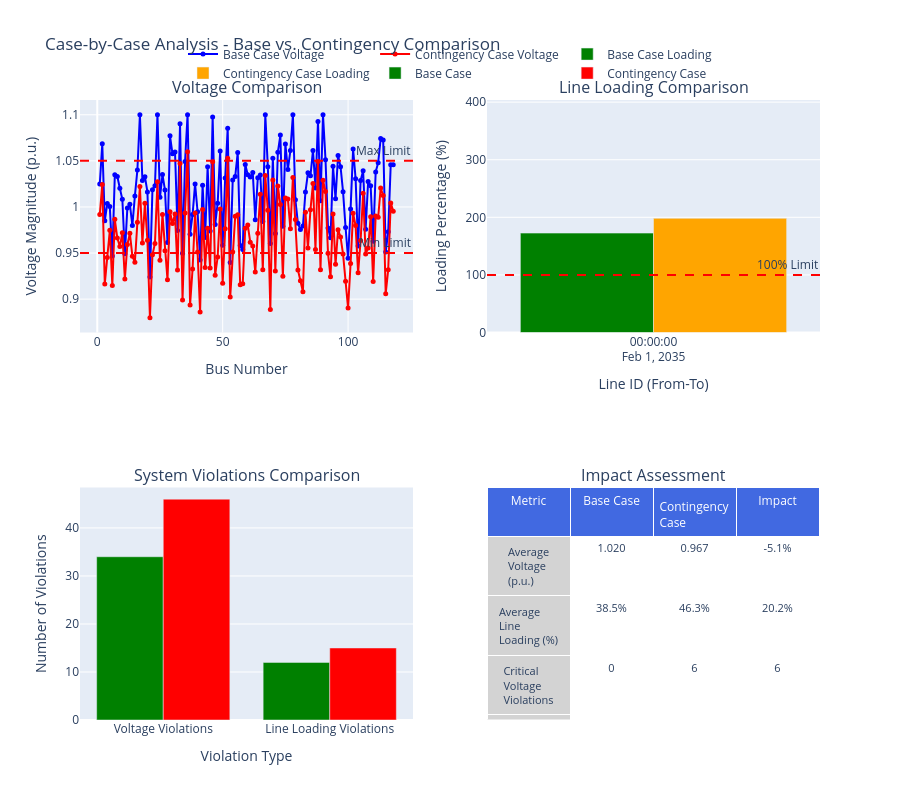

Source (notebook cell):
### Markdown cell above
## 📊 Case-by-Case Analysis Visualization

The enhanced network topology now supports case-by-case analysis, allowing you to compare different operating scenarios and contingency cases. Below is a demonstration of this capability.

### Code cell
# Case-by-Case Analysis Visualization
import plotly.graph_objects as go
from plotly.subplots import make_subplots
import pandas as pd
import numpy as np

# Create sample base case and contingency case data
print("🔄 Preparing case-by-case analysis data...")

# Base case is the data we already have
base_case_buses = buses_df.copy()
base_case_branches = branches_df.copy()

# Create a contingency case (simulate line outage and its effects)
contingency_case_buses = buses_df.copy()
contingency_case_branches = branches_df.copy()

# Simulate line outage effect on voltages (lower voltages)
contingency_case_buses['VM'] = contingency_case_buses['VM'] * np.random.uniform(0.92, 0.98, len(contingency_case_buses))

# Simulate effect on line loadings (higher loads on remaining lines)
contingency_case_branches['MVA'] = contingency_case_branches['MVA'] * np.random.uniform(1.1, 1.3, len(contingency_case_branches))

print("✅ Case data prepared:")
print(f"   • Base Case: {len(base_case_buses)} buses, {len(base_case_branches)} branches")
print(f"   • Contingency Case: {len(contingency_case_buses)} buses, {len(contingency_case_branches)} branches")

# Create case-by-case comparison visualization
def create_case_comparison_visualization(base_buses, base_branches, cont_buses, cont_branches):
    """Create comprehensive case-by-case comparison visualization"""
    
    # Create subplots for the comparison
    fig = make_subplots(
        rows=2, cols=2,
        subplot_titles=('Voltage Comparison', 'Line Loading Comparison', 
                       'System Violations Comparison', 'Impact Assessment'),
        specs=[[{"type": "scatter"}, {"type": "bar"}],
              [{"type": "bar"}, {"type": "table"}]]
    )
    
    # 1. Voltage Comparison
    fig.add_trace(
        go.Scatter(
            x=base_buses['BUS_NUMBER'],
            y=base_buses['VM'],
            mode='lines+markers',
            name='Base Case Voltage',
            marker=dict(color='blue', size=5),
        ),
        row=1, col=1
    )
    
    fig.add_trace(
        go.Scatter(
            x=cont_buses['BUS_NUMBER'],
            y=cont_buses['VM'],
            mode='lines+markers',
            name='Contingency Case Voltage',
            marker=dict(color='red', size=5),
        ),
        row=1, col=1
    )
    
    # Add voltage limits
    fig.add_hline(y=0.95, line_dash="dash", line_color="red", 
                 annotation_text="Min Limit", row=1, col=1)
    fig.add_hline(y=1.05, line_dash="dash", line_color="red",
                 annotation_text="Max Limit", row=1, col=1)
    
    # 2. Line Loading Comparison - Top 10 most loaded lines
    base_loading = base_branches.copy()
    base_loading['Loading_Pct'] = (base_loading['MVA'] / base_loading['RATE']) * 100
    
    cont_loading = cont_branches.copy()
    cont_loading['Loading_Pct'] = (cont_loading['MVA'] / cont_loading['RATE']) * 100
    
    # Get top 10 loaded lines from contingency case
    top_loaded = cont_loading.nlargest(10, 'Loading_Pct')
    line_labels = [f"{int(row['From_Bus'])}-{int(row['To_Bus'])}" for _, row in top_loaded.iterrows()]
    
    # Match the same lines in base case
    base_top_loaded = pd.DataFrame()
    for _, line in top_loaded.iterrows():
        base_line = base_loading[(base_loading['From_Bus'] == line['From_Bus']) & 
                                (base_loading['To_Bus'] == line['To_Bus'])]
        if not base_line.empty:
            base_top_loaded = pd.concat([base_top_loaded, base_line])
    
    fig.add_trace(
        go.Bar(
            x=line_labels,
            y=base_top_loaded['Loading_Pct'],
            name='Base Case Loading',
            marker_color='green',
        ),
        row=1, col=2
    )
    
    fig.add_trace(
        go.Bar(
            x=line_labels,
            y=top_loaded['Loading_Pct'],
            name='Contingency Case Loading',
            marker_color='orange',
        ),
        row=1, col=2
    )
    
    # Add 100% loading reference line
    fig.add_hline(y=100, line_dash="dash", line_color="red", 
                 annotation_text="100% Limit", row=1, col=2)
    
    # 3. System Violations Comparison
    # Count violations in each case
    base_v_violations = len(base_buses[(base_buses['VM'] < 0.95) | (base_buses['VM'] > 1.05)])
    cont_v_violations = len(cont_buses[(cont_buses['VM'] < 0.95) | (cont_buses['VM'] > 1.05)])
    
    base_l_violations = len(base_loading[base_loading['Loading_Pct'] > 100])
    cont_l_violations = len(cont_loading[cont_loading['Loading_Pct'] > 100])
    
    violation_types = ['Voltage Violations', 'Line Loading Violations']
    
    fig.add_trace(
        go.Bar(
            x=violation_types,
            y=[base_v_violations, base_l_violations],
            name='Base Case',
            marker_color='green',
        ),
        row=2, col=1
    )
    
    fig.add_trace(
        go.Bar(
            x=violation_types,
            y=[cont_v_violations, cont_l_violations],
            name='Contingency Case',
            marker_color='red',
        ),
        row=2, col=1
    )
    
    # 4. Impact Assessment Table
    # Calculate key metrics for comparison
    avg_v_base = base_buses['VM'].mean()
    avg_v_cont = cont_buses['VM'].mean()
    v_impact = ((avg_v_cont - avg_v_base) / avg_v_base) * 100
    
    avg_l_base = base_loading['Loading_Pct'].mean()
    avg_l_cont = cont_loading['Loading_Pct'].mean() 
    l_impact = ((avg_l_cont - avg_l_base) / avg_l_base) * 100
    
    # Count critical buses (voltage < 0.9 or > 1.1)
    crit_v_base = len(base_buses[(base_buses['VM'] < 0.9) | (base_buses['VM'] > 1.1)])
    crit_v_cont = len(cont_buses[(cont_buses['VM'] < 0.9) | (cont_buses['VM'] > 1.1)])
    
    # Count critical lines (loading > 120%)
    crit_l_base = len(base_loading[base_loading['Loading_Pct'] > 120]) 
    crit_l_cont = len(cont_loading[cont_loading['Loading_Pct'] > 120])
    
    table_data = [
        ['Average Voltage (p.u.)', f"{avg_v_base:.3f}", f"{avg_v_cont:.3f}", f"{v_impact:.1f}%"],
        ['Average Line Loading (%)', f"{avg_l_base:.1f}%", f"{avg_l_cont:.1f}%", f"{l_impact:.1f}%"],
        ['Critical Voltage Violations', str(crit_v_base), str(crit_v_cont), str(crit_v_cont - crit_v_base)],
        ['Critical Line Overloads', str(crit_l_base), str(crit_l_cont), str(crit_l_cont - crit_l_base)],
        ['System Security Status', 'NORMAL' if crit_v_base + crit_l_base == 0 else 'WARNING', 
         'NORMAL' if crit_v_cont + crit_l_cont == 0 else 'EMERGENCY', '⬇️' if crit_v_cont + crit_l_cont > crit_v_base + crit_l_base else '➡️']
    ]
    
    fig.add_trace(
        go.Table(
            header=dict(
                values=['Metric', 'Base Case', 'Contingency Case', 'Impact'],
                font=dict(size=12, color='white'),
                fill_color='royalblue',
                align='center'
            ),
            cells=dict(
                values=list(map(list, zip(*table_data))),
                font=dict(size=11),
                fill_color=['lightgrey', 'white', 'white', 'white'],
                align='center'
            )
        ),
        row=2, col=2
    )
    
    # Update layout for better readability
    fig.update_layout(
        title="Case-by-Case Analysis - Base vs. Contingency Comparison",
        height=800,
        showlegend=True,
        legend=dict(
            orientation="h",
            yanchor="bottom",
            y=1.02,
            xanchor="center",
            x=0.5
        )
    )
    
    fig.update_xaxes(title_text="Bus Number", row=1, col=1)
    fig.update_yaxes(title_text="Voltage Magnitude (p.u.)", row=1, col=1)
    
    fig.update_xaxes(title_text="Line ID (From-To)", row=1, col=2)
    fig.update_yaxes(title_text="Loading Percentage (%)", row=1, col=2)
    
    fig.update_xaxes(title_text="Violation Type", row=2, col=1)
    fig.update_yaxes(title_text="Number of Violations", row=2, col=1)
    
    return fig

# Create the case comparison visualization
comparison_fig = create_case_comparison_visualization(
    base_case_buses, base_case_branches, 
    contingency_case_buses, contingency_case_branches
)

# Display the visualization
comparison_fig.show()

# Print analysis summary
print("\n" + "="*60)
print("📊 CASE-BY-CASE ANALYSIS SUMMARY")
print("="*60)

# Voltage analysis
base_v_violations = len(base_case_buses[(base_case_buses['VM'] < 0.95) | (base_case_buses['VM'] > 1.05)])
cont_v_violations = len(contingency_case_buses[(contingency_case_buses['VM'] < 0.95) | (contingency_case_buses['VM'] > 1.05)])

# Loading analysis
base_loading = (base_case_branches['MVA'] / base_case_branches['RATE']) * 100
cont_loading = (contingency_case_branches['MVA'] / contingency_case_branches['RATE']) * 100
base_l_violations = len(base_loading[base_loading > 100])
cont_l_violations = len(cont_loading[cont_loading > 100])

# Print summary
print(f"⚡ **Base Case Status:**")
print(f"   • Average Voltage: {base_case_buses['VM'].mean():.3f} p.u.")
print(f"   • Voltage Violations: {base_v_violations}")
print(f"   • Average Line Loading: {base_loading.mean():.1f}%")
print(f"   • Overloaded Lines: {base_l_violations}")
print(f"   • System Status: {'NORMAL' if base_v_violations + base_l_violations == 0 else 'WARNING'}")

print(f"\n⚡ **Contingency Case Status:**")
print(f"   • Average Voltage: {contingency_case_buses['VM'].mean():.3f} p.u.")
print(f"   • Voltage Violations: {cont_v_violations} ({cont_v_violations - base_v_violations:+d} change)")
print(f"   • Average Line Loading: {cont_loading.mean():.1f}%")
print(f"   • Overloaded Lines: {cont_l_violations} ({cont_l_violations - base_l_violations:+d} change)")
print(f"   • System Status: {'NORMAL' if cont_v_violations + cont_l_violations == 0 else 'EMERGENCY'}")

print("\n🔍 **Key Insights:**")
if cont_v_violations > base_v_violations or cont_l_violations > base_l_violations:
    print("   ⚠️  The contingency case creates significant system stress")
    most_impacted = contingency_case_branches.nlargest(3, 'MVA')
    print(f"   ⚠️  Most impacted lines: {', '.join([f'{int(row.From_Bus)}-{int(row.To_Bus)}' for _, row in most_impacted.iterrows()])}")
    
    critical_buses = contingency_case_buses[contingency_case_buses['VM'] < 0.92]
    if not critical_buses.empty:
        print(f"   ⚠️  Critical low voltage buses: {', '.join(map(str, critical_buses['BUS_NUMBER'].astype(int).tolist()))}")
    
    print("   🛠️  Recommended actions: Load shedding or system reconfiguration required")
else:
    print("   ✅ The system remains stable under the contingency")
    print("   ✅ No emergency actions required")

print("\n📈 **Visualization Features:**")
print("   • Side-by-side case comparison")
print("   • Detailed voltage profile analysis")
print("   • Loading comparison for critical lines")
print("   • Violation tracking and impact assessment")
print("   • Interactive performance data exploration")

### Figure 1 — Plotly figure (JSON) as saved in the notebook; plotly's stock layout.template omitted (floating-point values rounded to 4 significant figures)
{"data": [{"marker": {"color": "blue", "size": 5}, "mode": "lines+markers", "name": "Base Case Voltage", "type": "scatter", "x": [1, 2, 3, 4, 5, 6, 7, 8, 9, 10, 11, 12, 13, 14, 15, 16, 17, 18, 19, 20, 21, 22, 23, 24, 25, 26, 27, 28, 29, 30, 31, 32, 33, 34, 35, 36, 37, 38, 39, 40, 41, 42, 43, 44, 45, 46, 47, 48, 49, 50, 51, 52, 53, 54, 55, 56, 57, 58, 59, 60, 61, 62, 63, 64, 65, 66, 67, 68, 69, 70, 71, 72, 73, 74, 75, 76, 77, 78, 79, 80, 81, 82, 83, 84, 85, 86, 87, 88, 89, 90, 91, 92, 93, 94, 95, 96, 97, 98, 99, 100, 101, 102, 103, 104, 105, 106, 107, 108, 109, 110, 111, 112, 113, 114, 115, 116, 117, 118], "xaxis": "x", "y": [1.025, 1.068, 0.9849, 1.004, 1.0, 0.9468, 1.035, 1.033, 1.02, 1.008, 0.9492, 0.999, 1.003, 0.9799, 1.012, 1.04, 1.1, 1.029, 1.033, 1.016, 0.9241, 1.019, 1.023, 1.1, 1.01, 1.035, 1.018, 0.9616, 1.077, 1.058, 1.06, 0.9745, 1.09, 0.9499, 1.049, 1.1, 0.9705, 0.9917, 1.025, 0.9948, 0.9425, 1.023, 0.9669, 1.044, 0.974, 1.097, 0.9808, 1.004, 1.061, 0.9585, 1.031, 1.085, 0.9396, 1.029, 1.033, 1.059, 0.9582, 0.954, 1.046, 1.035, 1.033, 1.037, 0.986, 1.032, 1.035, 0.9843, 1.1, 1.044, 0.9604, 1.053, 0.9713, 1.059, 1.078, 0.979, 1.068, 1.041, 1.061, 1.1, 1.008, 0.9823, 0.9755, 0.9792, 1.016, 1.037, 1.034, 1.061, 1.021, 1.093, 1.007, 1.1, 1.051, 0.9771, 0.9665, 1.044, 1.009, 1.056, 1.044, 1.016, 0.9777, 0.9443, 0.9977, 1.063, 1.031, 0.9577, 1.029, 1.039, 0.9758, 1.028, 1.023, 0.9629, 1.038, 1.048, 1.074, 1.073, 0.9511, 0.9731, 1.046, 1.046], "yaxis": "y"}, {"marker": {"color": "red", "size": 5}, "mode": "lines+markers", "name": "Contingency Case Voltage", "type": "scatter", "x": [1, 2, 3, 4, 5, 6, 7, 8, 9, 10, 11, 12, 13, 14, 15, 16, 17, 18, 19, 20, 21, 22, 23, 24, 25, 26, 27, 28, 29, 30, 31, 32, 33, 34, 35, 36, 37, 38, 39, 40, 41, 42, 43, 44, 45, 46, 47, 48, 49, 50, 51, 52, 53, 54, 55, 56, 57, 58, 59, 60, 61, 62, 63, 64, 65, 66, 67, 68, 69, 70, 71, 72, 73, 74, 75, 76, 77, 78, 79, 80, 81, 82, 83, 84, 85, 86, 87, 88, 89, 90, 91, 92, 93, 94, 95, 96, 97, 98, 99, 100, 101, 102, 103, 104, 105, 106, 107, 108, 109, 110, 111, 112, 113, 114, 115, 116, 117, 118], "xaxis": "x", "y": [0.9917, 1.024, 0.9164, 0.9451, 0.9747, 0.9148, 0.9866, 0.9663, 0.9571, 0.9719, 0.9218, 0.9593, 0.9713, 0.9466, 0.9401, 0.9834, 1.022, 0.961, 1.004, 0.9638, 0.8798, 0.9481, 0.9603, 1.027, 0.9421, 0.9919, 0.9525, 0.9211, 0.9947, 0.982, 0.9922, 0.9315, 1.047, 0.8991, 0.9935, 1.06, 0.8938, 0.9326, 0.9933, 0.9512, 0.8861, 0.9972, 0.9344, 0.9768, 0.9338, 1.049, 0.926, 0.9457, 0.9977, 0.9173, 0.9762, 1.053, 0.9022, 0.9512, 0.99, 0.9916, 0.9156, 0.9166, 0.9769, 0.9804, 0.9617, 0.9576, 0.9295, 0.9715, 1.014, 0.9319, 1.034, 0.9965, 0.8887, 1.029, 0.9306, 1.023, 1.003, 0.9247, 1.01, 1.009, 0.9763, 1.032, 0.9864, 0.9317, 0.9199, 0.9079, 0.9942, 0.9553, 0.9969, 1.025, 0.9539, 1.049, 0.9318, 1.029, 1.017, 0.9497, 0.9244, 0.9923, 0.9378, 0.9752, 0.9675, 0.9489, 0.9195, 0.8903, 0.9386, 0.993, 0.9798, 0.9285, 0.9636, 1.015, 0.9489, 0.9554, 0.9893, 0.919, 0.9901, 0.9888, 1.021, 1.012, 0.9058, 0.9319, 1.004, 0.9954], "yaxis": "y"}, {"marker": {"color": "green"}, "name": "Base Case Loading", "type": "bar", "x": ["49-25", "26-92", "35-2", "52-19", "15-30", "51-98", "27-114", "43-93", "63-107", "71-58"], "xaxis": "x2", "y": [297.7, 263.6, 172.6, 163.0, 147.2, 140.1, 121.1, 122.8, 122.8, 126.5], "yaxis": "y2"}, {"marker": {"color": "orange"}, "name": "Contingency Case Loading", "type": "bar", "x": ["49-25", "26-92", "35-2", "52-19", "15-30", "51-98", "27-114", "43-93", "63-107", "71-58"], "xaxis": "x2", "y": [383.5, 333.7, 198.3, 195.5, 186.1, 176.1, 156.2, 150.2, 148.5, 141.2], "yaxis": "y2"}, {"marker": {"color": "green"}, "name": "Base Case", "type": "bar", "x": ["Voltage Violations", "Line Loading Violations"], "xaxis": "x3", "y": [34, 12], "yaxis": "y3"}, {"marker": {"color": "red"}, "name": "Contingency Case", "type": "bar", "x": ["Voltage Violations", "Line Loading Violations"], "xaxis": "x3", "y": [46, 15], "yaxis": "y3"}, {"cells": {"align": "center", "fill": {"color": ["lightgrey", "white", "white", "white"]}, "font": {"size": 11}, "values": [["Average Voltage (p.u.)", "Average Line Loading (%)", "Critical Voltage Violations", "Critical Line Overloads", "System Security Status"], ["1.020", "38.5%", "0", "10", "WARNING"], ["0.967", "46.3%", "6", "13", "EMERGENCY"], ["-5.1%", "20.2%", "6", "3", "⬇️"]]}, "domain": {"x": [0.55, 1], "y": [0, 0.375]}, "header": {"align": "center", "fill": {"color": "royalblue"}, "font": {"color": "white", "size": 12}, "values": ["Metric", "Base Case", "Contingency Case", "Impact"]}, "type": "table"}], "layout": {"annotations": [{"font": {"size": 16}, "showarrow": false, "text": "Voltage Comparison", "x": 0.225, "xanchor": "center", "xref": "paper", "y": 1, "yanchor": "bottom", "yref": "paper"}, {"font": {"size": 16}, "showarrow": false, "text": "Line Loading Comparison", "x": 0.775, "xanchor": "center", "xref": "paper", "y": 1, "yanchor": "bottom", "yref": "paper"}, {"font": {"size": 16}, "showarrow": false, "text": "System Violations Comparison", "x": 0.225, "xanchor": "center", "xref": "paper", "y": 0.375, "yanchor": "bottom", "yref": "paper"}, {"font": {"size": 16}, "showarrow": false, "text": "Impact Assessment", "x": 0.775, "xanchor": "center", "xref": "paper", "y": 0.375, "yanchor": "bottom", "yref": "paper"}, {"showarrow": false, "text": "Min Limit", "x": 1, "xanchor": "right", "xref": "x domain", "y": 0.95, "yanchor": "bottom", "yref": "y"}, {"showarrow": false, "text": "Max Limit", "x": 1, "xanchor": "right", "xref": "x domain", "y": 1.05, "yanchor": "bottom", "yref": "y"}, {"showarrow": false, "text": "100% Limit", "x": 1, "xanchor": "right", "xref": "x2 domain", "y": 100, "yanchor": "bottom", "yref": "y2"}], "height": 800, "legend": {"orientation": "h", "x": 0.5, "xanchor": "center", "y": 1.02, "yanchor": "bottom"}, "shapes": [{"line": {"color": "red", "dash": "dash"}, "type": "line", "x0": 0, "x1": 1, "xref": "x domain", "y0": 0.95, "y1": 0.95, "yref": "y"}, {"line": {"color": "red", "dash": "dash"}, "type": "line", "x0": 0, "x1": 1, "xref": "x domain", "y0": 1.05, "y1": 1.05, "yref": "y"}, {"line": {"color": "red", "dash": "dash"}, "type": "line", "x0": 0, "x1": 1, "xref": "x2 domain", "y0": 100, "y1": 100, "yref": "y2"}], "showlegend": true, "title": {"text": "Case-by-Case Analysis - Base vs. Contingency Comparison"}, "xaxis": {"anchor": "y", "domain": [0, 0.45], "title": {"text": "Bus Number"}}, "xaxis2": {"anchor": "y2", "domain": [0.55, 1], "title": {"text": "Line ID (From-To)"}}, "xaxis3": {"anchor": "y3", "domain": [0, 0.45], "title": {"text": "Violation Type"}}, "yaxis": {"anchor": "x", "domain": [0.625, 1], "title": {"text": "Voltage Magnitude (p.u.)"}}, "yaxis2": {"anchor": "x2", "domain": [0.625, 1], "title": {"text": "Loading Percentage (%)"}}, "yaxis3": {"anchor": "x3", "domain": [0, 0.375], "title": {"text": "Number of Violations"}}}}
